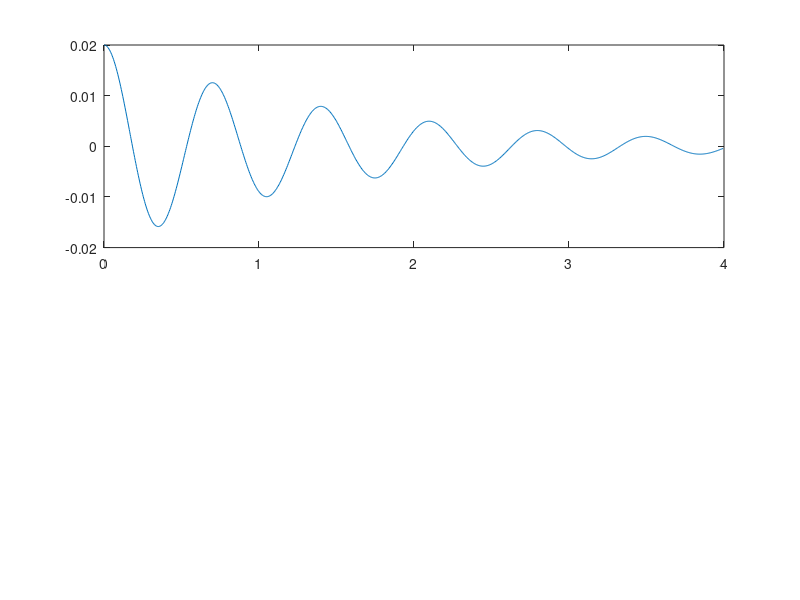

This chart was generated by the following MATLAB code: (Note: this script raises an error after producing the figure.)
clear;
clc;

N = int64(1e6);
time = [];
c1 = [];
c2 = [];
c3 = [];
hAccepted = [];
hRejected = [];
timeStep = [];
tRejected = [];
%ODE System Init
eqNo = 2;
y = zeros(N,eqNo);
facmax = 15;
facmin = 0.5;
safetyFactor = 0.9;
Atol = 1e-8;
Rtol = 1e-6;
Dtol = 1e-4;

%Damped- unforced oscillator
e = 0.1;
w = 10;
f = {@(x,y) (y(2));
     @(x,y) -(2*e*w*y(2) + w^2*y(1))};
y(1,1) = 0.02;
y(1,2) = 0;
T = 4.0;
h = 1e-4;
x = linspace(0,T,N);

% %Non-stiff Van-der-Pol Oscillator
% mu = 2.0;
% f = {@(x,y) (y(2));
%      @(x,y) (mu*(1.0 - y(1)^2)*y(2) - y(1))};
% y(1,1) = 2.0;
% y(1,2) = 0;
% T = 20;
% h = 1e-5;
% x = linspace(0,T,N);


% % Stiff Van-der-Pol Oscillator
% mu = 1000;
% f = {@(x,y) (y(2));
%      @(x,y) mu*(1-y(1)^2)*y(2) - y(1)};
% y(1,1) = 2.0;
% y(1,2) = 0;
% T = 2000;
% h = 1e-3;
% x = linspace(0,T,N);


%Coefficients for 4th order Rosenbrock Integration(4stage with 3 stage embedded) - GRK4A
%Only for the case of autonomous ODE
gamma = 0.395;
gammaCoeff = [0, 0, 0, 0;
              -0.7676724, 0, 0, 0;
              -0.8516753, 0.5229673, 0, 0;
              0.28846311, 0.880214e-1, -0.33739, 0];
gammaTilde = gammaCoeff/gamma;

alpha = [0, 0, 0, 0;
        0.438, 0, 0, 0;
        0.79692045, 0.73076e-1, 0, 0;
        0, 0, 0, 0];
    
c = [0.199293, 0.482645, 0.68061488e-1, 0.25];
chat = [0.3463258, 0.2856931, 0.36798, 0];
order = 4;

%---Start Integration------%
i = 2;
t = 0;
while i < N && t < T
    timeStep = [timeStep,double(h)];
    Sol = zeros(eqNo,1);
    betterSol = zeros(eqNo,1);
    %Computing the solutions for the new step
%     J = zeros(eqNo,eqNo);
%     for ii = 1:eqNo
%         J(ii,:) = jacobianest(f{ii},y(i-1,:),x(i-1));
%     end
%    J = [0, 1; -2*mu*y(i-1,2)*y(i-1,1), mu*(1 - y(i-1,1)^2)];
    J = [0,1;-w^2, -2*e*w];
    k = zeros(order,eqNo);
    dx = 1e-5;
    b = zeros(eqNo,1);
    dfdt = zeros(eqNo,1);
    A = eye(length(J)) - h*J*gamma;
    %First Slope computation
    for ii=1:eqNo
        dfdt(ii,1) = (f{ii}(x(i-1)+dx,y(i-1,:)) - f{ii}(x(i-1),y(i-1,:)))/dx;%Maybe replace this by the derivative function in DERIVSUITE 
        b(ii,1) = h*f{ii}(x(i-1),y(i-1,:));
    end
    %c1 = [c1, cond(A)];
    k(1,:) = A\b;
    %Second Slope computation
    for ii=1:eqNo
        b(ii,1) = h*f{ii}(x(i-1),y(i-1,:)+alpha(2,1)*k(1,ii)) + gammaTilde(2,1)*k(1,ii);
    end
    k(2,:) = A\b - gammaTilde(2,1)*k(1,:)';
    %Third Slope computation
    for ii=1:eqNo
        b(ii,1) = h*f{ii}(x(i-1),y(i-1,:) + alpha(3,1)*k(1,ii) +alpha(3,2)*k(2,ii))+gammaTilde(3,1)*k(1,ii)+gammaTilde(3,2)*k(2,ii);
    end
    k(3,:) = A\b - gammaTilde(3,1)*k(1,:)'- gammaTilde(3,2)*k(2,:)';
    %Fourth Slope computation
    for ii=1:eqNo
        b(ii,1) = h*f{ii}(x(i-1),y(i-1,:) + alpha(3,1)*k(1,ii) +alpha(3,2)*k(2,ii))+gammaTilde(4,1)*k(1,ii)+gammaTilde(4,2)*k(2,ii)+gammaTilde(4,3)*k(3,ii);
    end
    k(4,:) = A\b - gammaTilde(4,1)*k(1,:)'- gammaTilde(4,2)*k(2,:)' - gammaTilde(4,3)*k(3,:)';
    %---Actual Integration----
    for ii=1:eqNo
        Sol(ii,1) = y(i-1,ii) + dot(c,k(:,ii));
        betterSol(ii,1) = y(i-1,ii) + dot(chat,k(:,ii));
    end
    %-----Adaptive error analysis-------
    
    sc = [Atol + max(abs(betterSol(1,1)),abs(y(i-1,1)))*Rtol+max(abs(f{1}(x(i),betterSol(:,1))),abs(f{1}(x(i-1),y(i-1,:))))*Dtol,...
          Atol + max(abs(betterSol(2,1)),abs(y(i-1,2)))*Rtol+max(abs(f{2}(x(i),betterSol(:,1))),abs(f{2}(x(i-1),y(i-1,:))))*Dtol];

%     sc = [Atol + max(abs(betterSol(1,1)),abs(y(i-1,1)))*Rtol,...
%           Atol + max(abs(betterSol(2,1)),abs(y(i-1,2)))*Rtol];
    
    error = sqrt(sum(((betterSol - Sol)./sc').^2)/eqNo);
    
    if isnan(error)
            fprintf("Solution is Diverging! \n");
            break;
    end
    
    hnew = h*min(facmax,max(facmin,safetyFactor*(1.0/error)^(1/(order+1))));
    if error > 1.0
        fprintf("Rejecting solution and reducing step size! \n");
        hRejected = [hRejected, h];
        tRejected = [tRejected, t];
        facmax = 1;
        h = hnew;
    else
        fprintf("Iteration %d, updating solution! \n",i);
        time = [time, t];
        y(i,:) = betterSol;
        t = t + h;
        i = i + 1;
        hAccepted = [hAccepted, h];
        facmax = 10;
        h = hnew;
    end
    if i >= N
        fprintf("Max iterations exceeded! \n");
        break;
    end
end




fprintf("Final time reached, end of integration!\n");

%Exact solution
t = linspace(0,T,N);
exact = y(1,1)*exp(-t).*cos(9.95*t);
figure(2)
subplot(2,1,1);
plot(time,y(1:length(time),1));%,'-o',t,exact);
hold on;
[t,exact] = ode23s(@vdp1000,[0 T],[2; 0]);%Check for the value of mu inside @vdp
plot(t,exact(:,1),'-o')%,t,exact(:,2),'^',t,exact(:,3),'*');
title('Solution of van der Pol Equation, \mu = 1000');
 xlabel('Time t');
 ylabel('Solution y_1');
 legend('Numerical', 'Exact/MATLAB');
subplot(2,1,2);
 semilogy(time,hAccepted,'o');
 legend('Accepted');
 hold on;
 semilogy(tRejected,hRejected,'*');
 title('Timesteps- Accepted and rejected')
 xlabel('Iteration');
 ylabel('log(h)');
 %semilogy(t);
 legend('Accepted','Rejected');

% %Plotting the condition numbers
% figure(3)
% grid on;
% plot(c1,'ro-');
% hold on;
% plot(timeStep*1e2,'b*-')
% % hold on;
% % loglog(vpa(c2),'b*');
% % hold on;
% % loglog(vpa(c3),'g^');
% xlabel('Iteration');
% ylabel('2-norm condition number');
% legend('Condition number','scaled Stepsize');



% %Writing condition numbers to files
% fileID = fopen('C1_DO_1e6.txt','w');
% fprintf(fileID,'%6s %12s\n','iteration','condNo_k1');
% fprintf(fileID,'%6.2f %12.8f\n',[linspace(0,length(c1),length(c1));vpa(c1)]);
% fclose(fileID);
% 
% fileID = fopen('C2_DO_1e6.txt','w');
% fprintf(fileID,'%6s %12s\n','iteration','condNo_k2');
% fprintf(fileID,'%6.2f %12.8f\n',[linspace(0,length(c2),length(c2));vpa(c2)]);
% fclose(fileID);
% 
% fileID = fopen('C3_DO_1e6.txt','w');
% fprintf(fileID,'%6s %12s\n','iteration','condNo_k3');
% fprintf(fileID,'%6.2f %12.8f\n',[linspace(0,length(c3),length(c3));vpa(c3)]);
% fclose(fileID);
